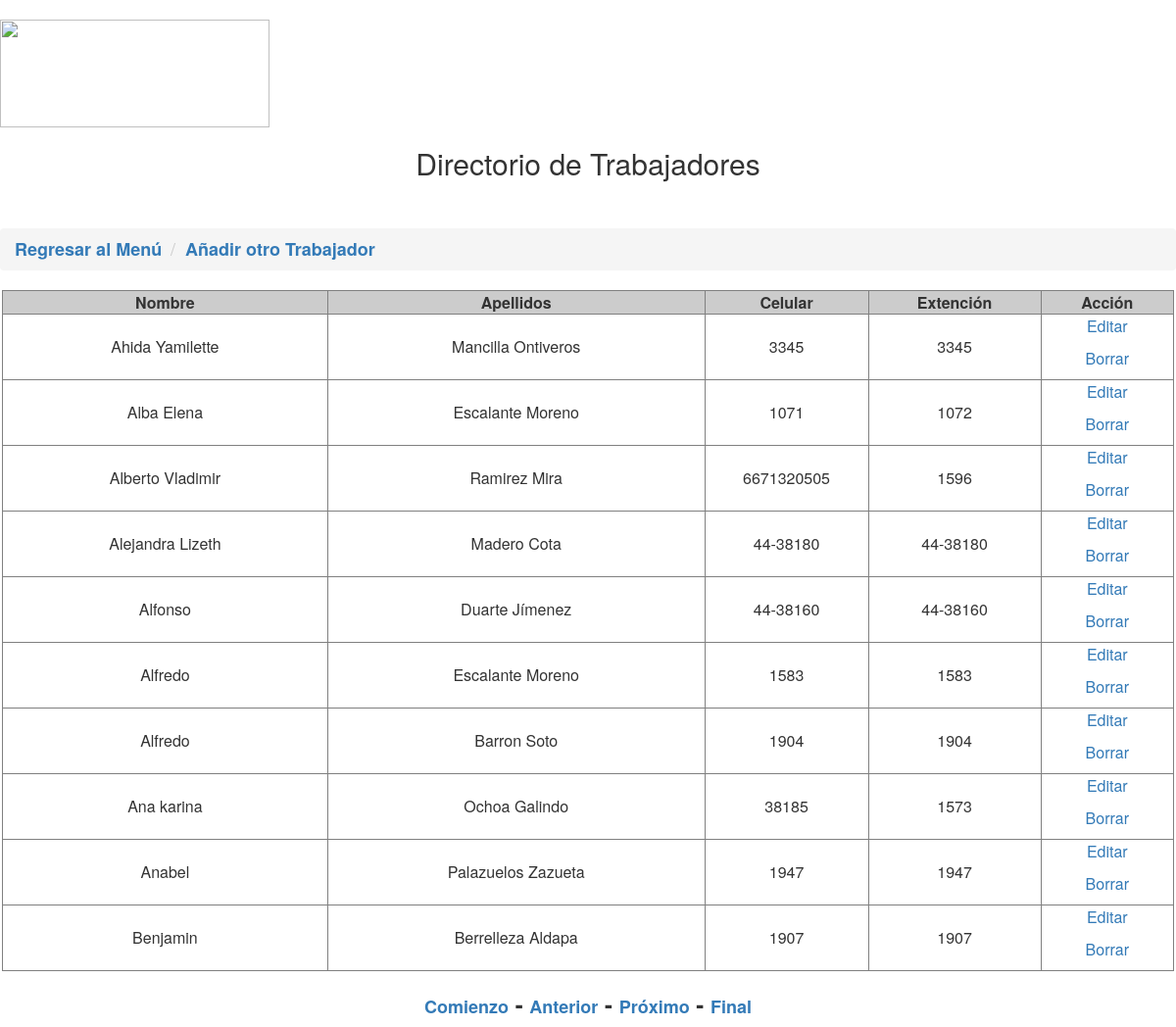
Screenshot of /listadotrabajadores.php with the database file from the repository.
### tables this page shows
CREATE TABLE IF NOT EXISTS `trabajadores` (
  `id_usuario` int(100) NOT NULL,
  `nombre` text NOT NULL,
  `apellidos` text NOT NULL,
  `cel` varchar(100) DEFAULT NULL,
  `extencion` varchar(100) NOT NULL,
  `puesto` text,
  `dependencia` text
);

### listadotrabajadores.php (the view, shortened to what this page needs)
<?php require_once('Connections/base.php'); ?>
<?php
$currentPage = $_SERVER["PHP_SELF"];
$maxRows_RsTrabajadores = 10;
$pageNum_RsTrabajadores = 0;
$startRow_RsTrabajadores = $pageNum_RsTrabajadores * $maxRows_RsTrabajadores;
$query_RsTrabajadores = "SELECT * FROM trabajadores ORDER BY Nombre ASC";
$query_limit_RsTrabajadores = sprintf("%s LIMIT %d, %d", $query_RsTrabajadores, $startRow_RsTrabajadores, $maxRows_RsTrabajadores);
$RsTrabajadores = mysql_query($query_limit_RsTrabajadores, $base) or die(mysql_error());
$row_RsTrabajadores = mysql_fetch_assoc($RsTrabajadores);
if (isset($_GET['totalRows_RsTrabajadores'])) {
  $totalRows_RsTrabajadores = $_GET['totalRows_RsTrabajadores'];
} else {
  $all_RsTrabajadores = mysql_query($query_RsTrabajadores);
  $totalRows_RsTrabajadores = mysql_num_rows($all_RsTrabajadores);
}
$totalPages_RsTrabajadores = ceil($totalRows_RsTrabajadores/$maxRows_RsTrabajadores)-1;
$queryString_RsTrabajadores = "";
$queryString_RsTrabajadores = sprintf("&totalRows_RsTrabajadores=%d%s", $totalRows_RsTrabajadores, $queryString_RsTrabajadores);
?>
<link rel="stylesheet" href="https://maxcdn.bootstrapcdn.com/bootstrap/3.3.7/css/bootstrap.min.css">
<link rel="stylesheet" href="https://maxcdn.bootstrapcdn.com/bootstrap/3.3.7/css/bootstrap-theme.min.css">
<h1 align="left"><img src="img/innovacion.jpg" width="275" height="110" /></h1>
<h2 align="center">Directorio de Trabajadores</h2>
<ol class="breadcrumb">
  <li class="Estilo1"><a href="menu.html" class="Estilo2">Regresar al Menú</a></li>
 <li class="Estilo2"><a href="creartrabajadores.php"><strong>Añadir otro Trabajador</strong></a></li>
</ol>
<table width="1196" border="1" align="center" cellspacing="0"">
  <tr bgcolor="#CCCCCC">
    <td width="326" bgcolor="#CCCCCC"><div align="center"><strong>Nombre</strong></div></td>
    <td width="378" bgcolor="#CCCCCC"><div align="center"><strong>Apellidos</strong></div></td>
    <td width="164" bgcolor="#CCCCCC"><div align="center"><strong>Celular</strong></div></td>
    <td width="173" bgcolor="#CCCCCC"><div align="center"><strong>Extenci&oacute;n</strong></div></td>
    <td width="133" bgcolor="#CCCCCC"><div align="center"><strong>Acci&oacute;n</strong></div></td>
  </tr>
     <?php do { ?>
	<tr>
      <td><div align="center"><?php echo $row_RsTrabajadores['nombre']; ?></div></td>
      <td><div align="center"><?php echo $row_RsTrabajadores['apellidos']; ?></div></td>
      <td><div align="center"><?php echo $row_RsTrabajadores['cel']; ?></div></td>
      <td><div align="center"><?php echo $row_RsTrabajadores['extencion']; ?></div></td>
      <td><p align="center"><a href="Editartrabajadores.php?recordID=<?php echo $row_RsTrabajadores['id_usuario']; ?>">Editar</a></p>
      <p align="center"><a href="Borrartrab.php?recordID=<?php echo $row_RsTrabajadores['id_usuario']; ?>">Borrar</a></p></td>
  </tr>
  <?php } while ($row_RsTrabajadores = mysql_fetch_assoc($RsTrabajadores)); ?>
</table>
<h3 align="center">
  <strong><a href="<?php printf("%s?pageNum_RsTrabajadores=%d%s", $currentPage, 0, $queryString_RsTrabajadores); ?>" class="Estilo2">Comienzo</a> - <a href="<?php printf("%s?pageNum_RsTrabajadores=%d%s", $currentPage, max(0, $pageNum_RsTrabajadores - 1), $queryString_RsTrabajadores); ?>" class="Estilo2">Anterior</a> - <a href="<?php printf("%s?pageNum_RsTrabajadores=%d%s", $currentPage, min($totalPages_RsTrabajadores, $pageNum_RsTrabajadores + 1), $queryString_RsTrabajadores); ?>" class="Estilo2">Próximo</a> - <a href="<?php printf("%s?pageNum_RsTrabajadores=%d%s", $currentPage, $totalPages_RsTrabajadores, $queryString_RsTrabajadores); ?>" class="Estilo2">Final</a></strong></h3>

### listadotrabajadores.php (style rules this page uses)
.Estilo2 { font-size: 18px }

### rows the page displays
trabajadores: nombre "Ahida Yamilette", apellidos "Mancilla Ontiveros", cel "3345", extencion "3345"
trabajadores: nombre "Alba Elena", apellidos "Escalante Moreno", cel "1071", extencion "1072"
trabajadores: nombre "Alberto Vladimir", apellidos "Ramirez Mira", cel "6671320505", extencion "1596"
trabajadores: nombre "Alejandra Lizeth", apellidos "Madero Cota", cel "44-38180", extencion "44-38180"
trabajadores: nombre "Alfonso", apellidos "Duarte Jímenez", cel "44-38160", extencion "44-38160"
trabajadores: nombre "Alfredo", apellidos "Escalante Moreno", cel "1583", extencion "1583"
trabajadores: nombre "Alfredo", apellidos "Barron Soto", cel "1904", extencion "1904"
trabajadores: nombre "Ana karina", apellidos "Ochoa Galindo", cel "38185", extencion "1573"
trabajadores: nombre "Anabel", apellidos "Palazuelos Zazueta", cel "1947", extencion "1947"
trabajadores: nombre "Benjamin", apellidos "Berrelleza Aldapa", cel "1907", extencion "1907"
